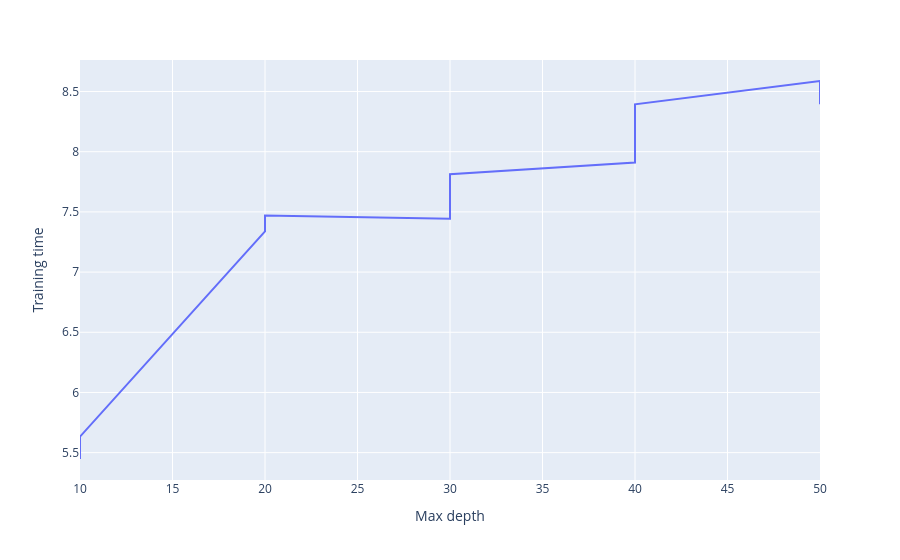

This figure's notebook cell:
### Code cell
import plotly_express as px

# Plot the max_depth vs mean_fit_time at n_estimators=25
fig = px.line(data_frame=cv_results[cv_results["param_randomforestclassifier__n_estimators"]==50],
        x= "param_randomforestclassifier__max_depth",
        y="mean_fit_time"
        ) 
fig.update_layout(xaxis_title="Max depth", yaxis_title="Training time")
fig.show()

### Figure 1 — Plotly figure (JSON) as saved in the notebook; plotly's stock layout.template omitted (floating-point values rounded to 4 significant figures)
{"data": [{"hovertemplate": "param_randomforestclassifier__max_depth=%{x}<br>mean_fit_time=%{y}<extra></extra>", "legendgroup": "", "line": {"color": "#636efa", "dash": "solid"}, "marker": {"symbol": "circle"}, "mode": "lines", "name": "", "orientation": "v", "showlegend": false, "type": "scatter", "x": [10, 10, 20, 20, 30, 30, 40, 40, 50, 50], "xaxis": "x", "y": [5.447, 5.633, 7.338, 7.47, 7.444, 7.813, 7.911, 8.393, 8.587, 8.394], "yaxis": "y"}], "layout": {"legend": {"tracegroupgap": 0}, "margin": {"t": 60}, "xaxis": {"anchor": "y", "domain": [0, 1], "title": {"text": "Max depth"}}, "yaxis": {"anchor": "x", "domain": [0, 1], "title": {"text": "Training time"}}}}
